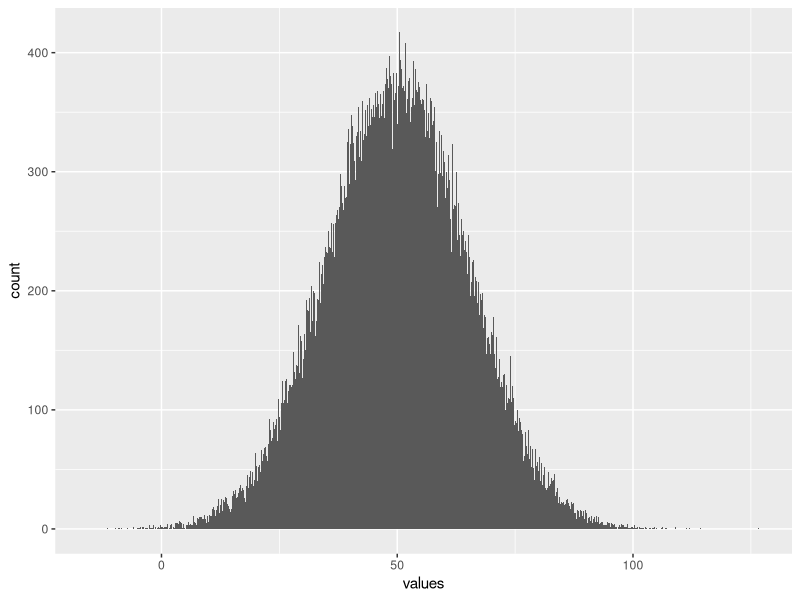
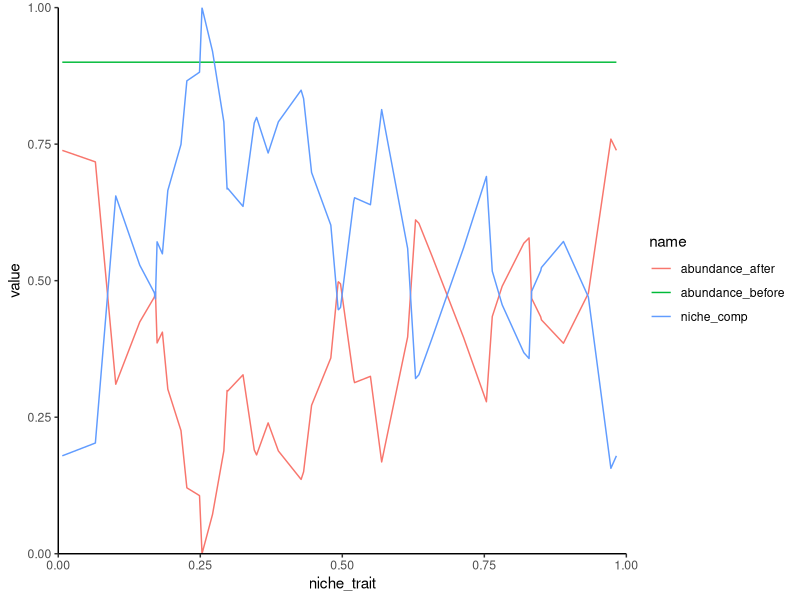

R code for these plots, in order:
# set session ####
library(tidyverse)

# look at the normal distribution ####
values <- rnorm(100000, mean=50, sd=15)
test   <- data.frame(values)

ggplot(test, aes(x =values)) +
  geom_histogram(bins = 1000)

# competition function ####
no_spp <- 50
# niche inputs
niche_trait <- runif(no_spp) # generate random traits
#niche_trait <- c(10,10,10,10,10,11,11,90)
niche_width <- 0.1  # competitive range
niche_comp  <- c() # competition penalty

# calculate competition penalty
for(i in 1:length(niche_trait)){
  
  sp_i        <- niche_trait[i]
  spp_other   <- niche_trait[-i]
  comp_range  <- c(sp_i-niche_width,sp_i+niche_width) # find the range of competition
  #spp_comp    <- subset(spp_other, spp_other>comp_range[1] & spp_other<comp_range[2]) # filter out non-competing species
  spp_comp    <- subset(niche_trait, niche_trait>comp_range[1] & niche_trait<comp_range[2]) # filter out non-competing species
  comp_i      <- sum(sqrt((sp_i-spp_comp)^2)) # find the sum of the distances between species i and all other species
  #comp_i      <- length(spp_comp)/length(niche_trait) # find the proportion of the total species
  #comp_i      <- (1/length(spp_comp))
  niche_comp  <- c(niche_comp,comp_i)
}
niche_comp <- niche_comp/max(niche_comp) # scale to 0-1
niche_comp[is.nan(niche_comp)] <- 0      # remove NaN values (if max(niche_comp) == 0)

# calculate energetic bias
# <- dnorm(50, mean = 50, sd = 15)
#abundance <- (100/abd_opt)*dnorm(niche_trait, mean = 50, sd = 15)

# calculate abundance
#abundance <- rep(100, no_spp)
#abundance <- sample(30:100, size = no_spp, replace = TRUE)
abundance_before <- runif(no_spp, min=0.9,max=0.9)
abundance_after  <- abundance_before*(1-niche_comp)

# plot
data <- data.frame(niche_trait,
                   niche_comp,
                   abundance_before,
                   abundance_after)

data <- pivot_longer(data = data, cols = (c(niche_comp,abundance_before,abundance_after)))

ggplot(data) +
  geom_line(aes(x=niche_trait, y=value, colour = name)) +
  coord_cartesian(expand = FALSE,
                xlim = c(0, 1), ylim = c(0, 1)) +
  theme_classic()

